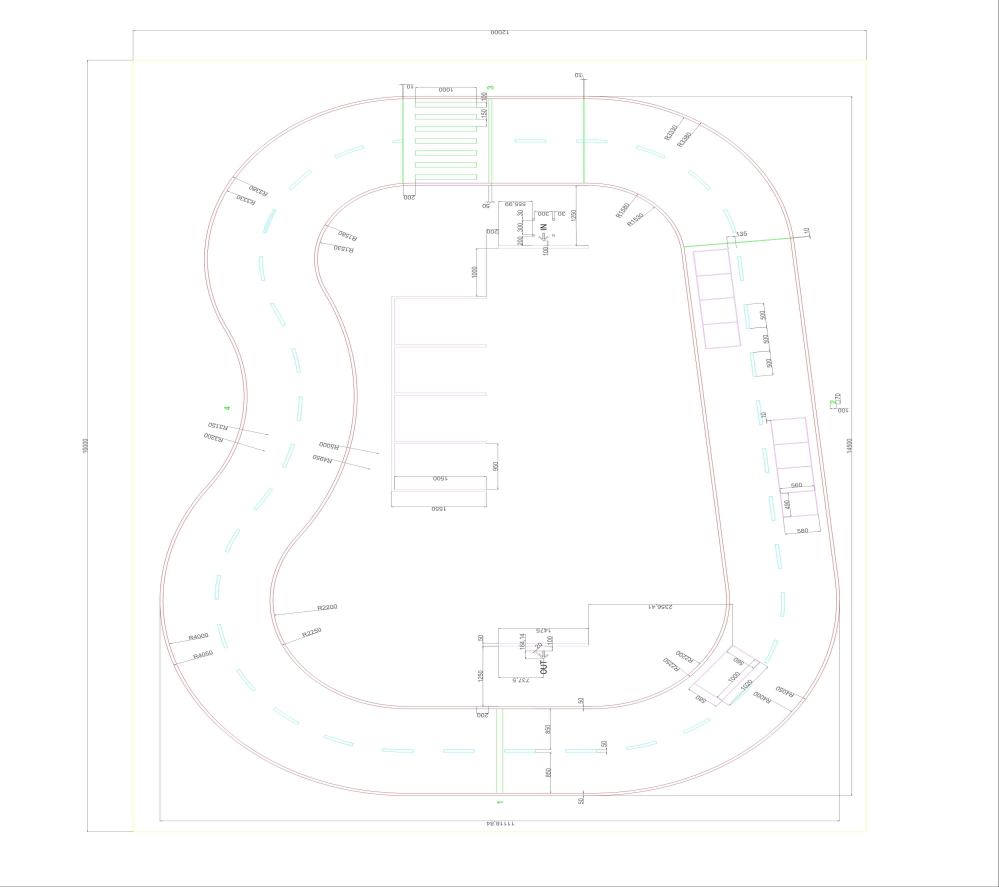
#> input picture circuit_blueprint.png, 3995 x 3548 px (shown at 1/4 size)
$ python fix_seed.py
#> lines starting #> are read from the running program, lines starting #| are printed output that depends on the picture; after the words box and inside, x2 and y2 are one past the last pixel; in counts of white or black regions, pixels touching at a corner belong together
#> in fix_seed, bgr is the input picture: shape (3548, 3995, 3); mean B, G, R 253.1, 253.4, 253.4
### carla_autodrive/track_yaml_pipeline/track_yaml_pipeline.py
#!/usr/bin/env python3
"""
image_to_track_yaml.py

CAD/JPG/PNG track drawing -> dense track.yaml generator.

Core idea
---------
1. Segment the target boundary line from the image.  Default is the red/pink track line.
2. Build an initial coarse path at roughly `coarse_spacing_mm` spacing.
   - Preferred: read a seed YAML containing centerline.control_points or centerline.points.
   - Fallback: pick a large red contour from the image.
3. Recursively refine each segment:
   - For endpoints A,B, define a local oriented search rectangle centered at the Euclidean midpoint.
   - Search target-line pixels inside that rectangle.
   - Insert the target-line pixel closest to the half-distance midpoint.
   - Repeat until the segment length is <= target_spacing_mm.
4. Resample the refined polyline at target_spacing_mm and write YAML.

This is not a neural-network trainer.  It is a deterministic image-registration / active-contour style
pipeline that 'learns' the track geometry from one drawing.  If you later collect multiple corrected
masks, the `segment_target_line()` function is the part to replace with a trained segmentation model.
"""

from __future__ import annotations

import argparse
import datetime as _dt
import math
import os
from dataclasses import dataclass
from typing import Any, Dict, Iterable, List, Optional, Sequence, Tuple

import cv2
import numpy as np
import yaml

Point = Tuple[float, float]


@dataclass
class ImageFrame:
    """Mapping between image pixels and field coordinates in millimeters."""

    x0: float
    y0: float
    x1: float
    y1: float
    width_mm: float
    height_mm: float

    @property
    def sx(self) -> float:
        return self.width_mm / max(1e-9, self.x1 - self.x0)

    @property
    def sy(self) -> float:
        return self.height_mm / max(1e-9, self.y1 - self.y0)

    @property
    def mean_mm_per_px(self) -> float:
        return (abs(self.sx) + abs(self.sy)) * 0.5

    def px_to_mm(self, p: Point) -> Point:
        x, y = p
        return ((x - self.x0) * self.sx, (y - self.y0) * self.sy)

    def mm_to_px(self, p: Point) -> Point:
        x, y = p
        return (self.x0 + x / self.sx, self.y0 + y / self.sy)


@dataclass
class PipelineConfig:
    image_path: str
    output_yaml: str
    output_overlay: str
    seed_yaml: Optional[str]
    field_width_mm: float
    field_height_mm: float
    road_width_mm: float
    target_spacing_mm: float = 10.0
    coarse_spacing_mm: float = 1000.0
    reference: str = "inner"  # inner | outer | largest | smallest
    frame_rect_px: Optional[Tuple[float, float, float, float]] = None
    hsv_sat_min: int = 6
    hsv_val_min: int = 80
    red_delta: int = 4
    mask_dilate_px: int = 3
    search_width_factor: float = 1.0
    snap_radius_mm: float = 80.0
    smoothing_passes: int = 1
    keep_elements_from_seed: bool = True
    output_precision: int = 1
    skip_refinement: bool = False


# -----------------------------------------------------------------------------
# Basic geometry
# -----------------------------------------------------------------------------


# [13 lines left out: functions _as_array, polyline_lengths, not called in this run]


def polyline_length(points: Sequence[Point], closed: bool = True) -> float:
    return float(polyline_lengths(points, closed=closed).sum())


# [115 lines left out: functions order_points_by_nearest_neighbor, resample_polyline, chaikin_smooth, catmull_rom_closed, not called in this run]


# -----------------------------------------------------------------------------
# Image segmentation / calibration
# -----------------------------------------------------------------------------


def segment_target_line(bgr: np.ndarray, cfg: PipelineConfig) -> np.ndarray:
    """Segment pale red/pink CAD track boundary lines."""
    hsv = cv2.cvtColor(bgr, cv2.COLOR_BGR2HSV)
#> hsv: shape (3548, 3995, 3); mean H, S, V 7, 1, 253.7
    rgb = cv2.cvtColor(bgr, cv2.COLOR_BGR2RGB)
    r, g, b = rgb[:, :, 0], rgb[:, :, 1], rgb[:, :, 2]

    # HSV red wraps around 0/180.  The CAD line is pale, so saturation threshold must be low.
    red_hue = (hsv[:, :, 0] < 10) | (hsv[:, :, 0] > 165)
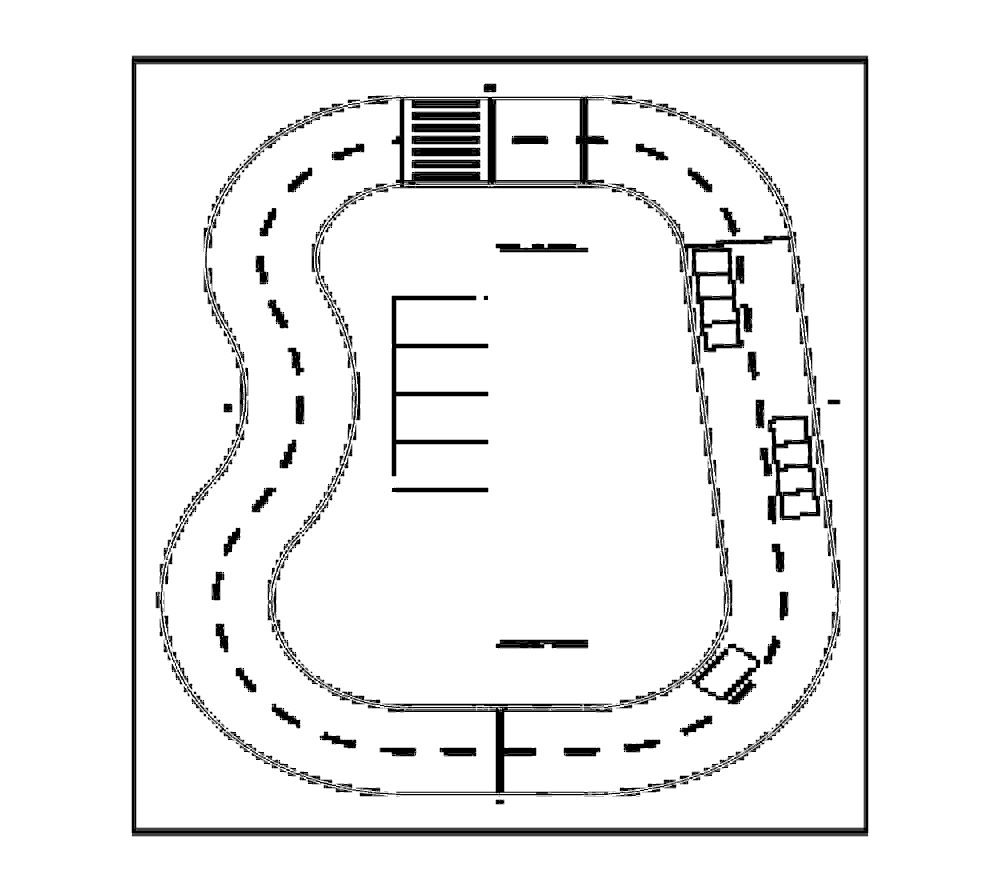
#> red_hue: shape (3548, 3995) bool (shown at 1/4 size); 93.5% white; 1417 black regions (868 under 20 px), largest, box (x1, y1, x2, y2) and area: (527, 228, 3473, 3334) 233491, (1440, 383, 2512, 753) 74412, (2608, 811, 3356, 2608) 65045
    red_rgb_bias = (r.astype(np.int16) > g.astype(np.int16) + cfg.red_delta) & (
        r.astype(np.int16) > b.astype(np.int16) + cfg.red_delta
    )
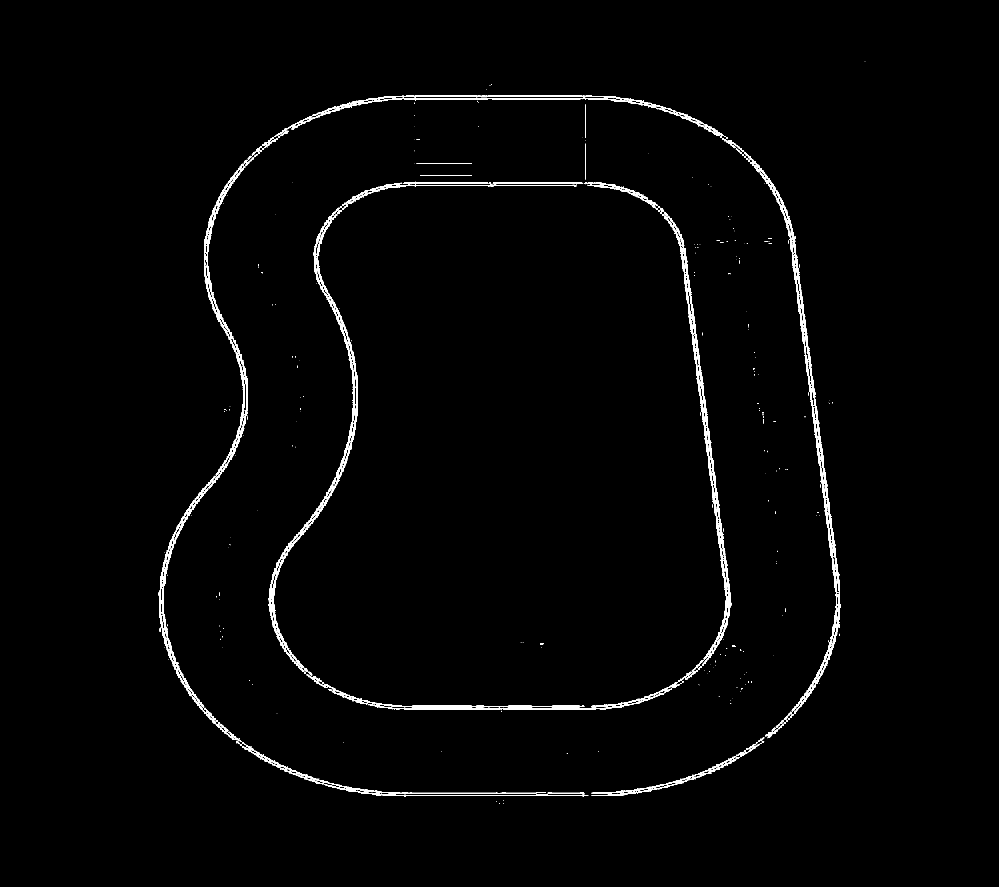
#> red_rgb_bias: shape (3548, 3995) bool (shown at 1/4 size); 1.3% white; 1343 white regions (1272 under 20 px), largest, box (x1, y1, x2, y2) and area: (2915, 560, 3361, 2854) 29955, (636, 655, 992, 2840) 29452, (1074, 825, 1432, 2703) 25509
    mask = red_hue & (hsv[:, :, 1] >= cfg.hsv_sat_min) & (hsv[:, :, 2] >= cfg.hsv_val_min) & red_rgb_bias
#> mask: shape (3548, 3995) bool; 1.1% white; 1566 white regions (1476 under 20 px), largest, box (x1, y1, x2, y2) and area: (637, 655, 992, 2840) 24586, (1075, 825, 1432, 2702) 21867, (2632, 825, 2921, 2664) 20044
    mask = mask.astype(np.uint8) * 255

    if cfg.mask_dilate_px > 0:
        k = int(max(1, cfg.mask_dilate_px))
        kernel = np.ones((k, k), np.uint8)
        mask = cv2.dilate(mask, kernel, iterations=1)
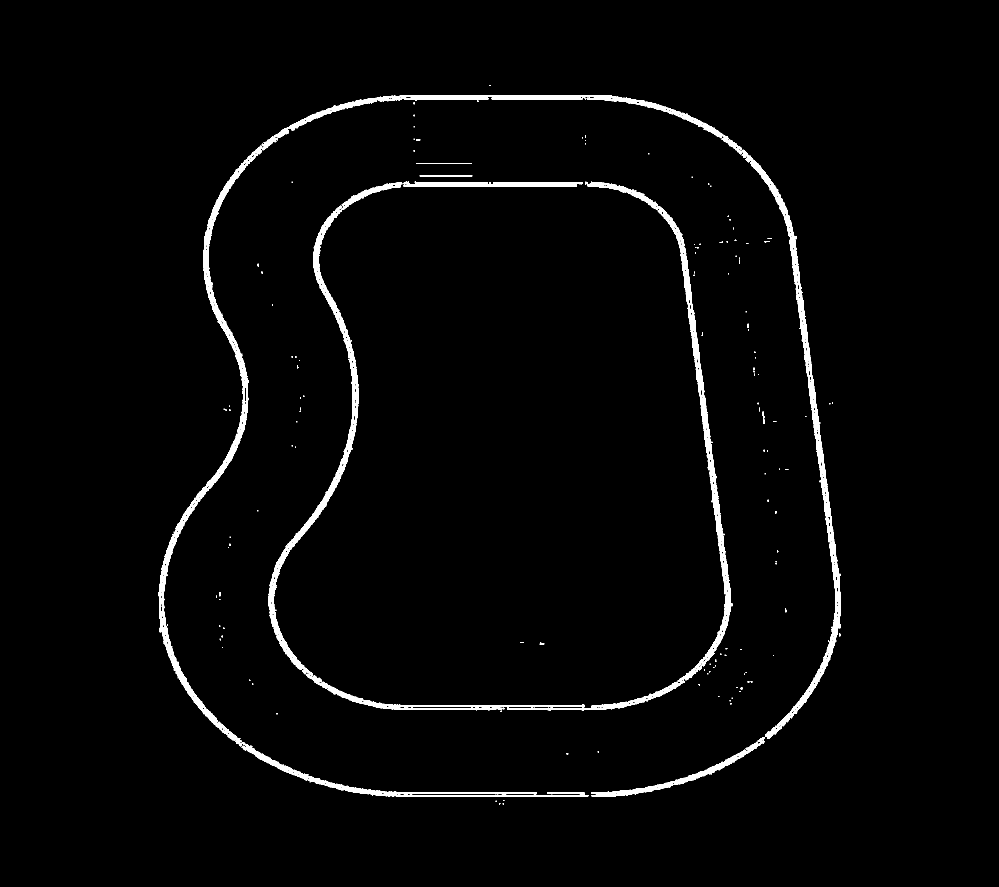
#> mask: shape (3548, 3995) (shown at 1/4 size); 1.9% white; 175 white regions (99 under 20 px), largest, box (x1, y1, x2, y2) and area: (1047, 382, 3361, 2954) 70061, (1224, 727, 2922, 2841) 59645, (632, 583, 1048, 2985) 47927
        mask = cv2.morphologyEx(mask, cv2.MORPH_CLOSE, kernel, iterations=1)
#> mask: shape (3548, 3995); 1.9% white; 150 white regions (85 under 20 px), largest, box (x1, y1, x2, y2) and area: (632, 382, 3361, 3186) 143460, (1073, 727, 2922, 2841) 105025, (2366, 2948, 3058, 3185) 12337
    return mask


def auto_detect_frame(bgr: np.ndarray, cfg: PipelineConfig, target_mask: Optional[np.ndarray] = None) -> ImageFrame:
    """Detect a useful image-to-mm frame.  The CLI can override this with --frame-rect-px."""
    h, w = bgr.shape[:2]
#> h = 3548; w = 3995
    if cfg.frame_rect_px is not None:
        x0, y0, x1, y1 = cfg.frame_rect_px
        return ImageFrame(x0, y0, x1, y1, cfg.field_width_mm, cfg.field_height_mm)

    # Robust default: use the bounding box of all non-white drawing content, expanded slightly.
    # This works on exported CAD screenshots where margins are white.
    gray = cv2.cvtColor(bgr, cv2.COLOR_BGR2GRAY)
    hsv = cv2.cvtColor(bgr, cv2.COLOR_BGR2HSV)
    nonwhite = (gray < 247) | (hsv[:, :, 1] > 12)
#> nonwhite: shape (3548, 3995) bool; 3.6% white; 7558 white regions (7454 under 20 px), largest, box (x1, y1, x2, y2) and area: (637, 288, 3410, 3304) 290922, (328, 118, 3472, 3332) 106927, (3024, 1600, 3284, 2138) 12756

    if target_mask is not None and cv2.countNonZero(target_mask) > 0:
        # Include target mask strongly, but keep frame based on full drawing so mm mapping is stable.
        nonwhite = nonwhite | (target_mask > 0)
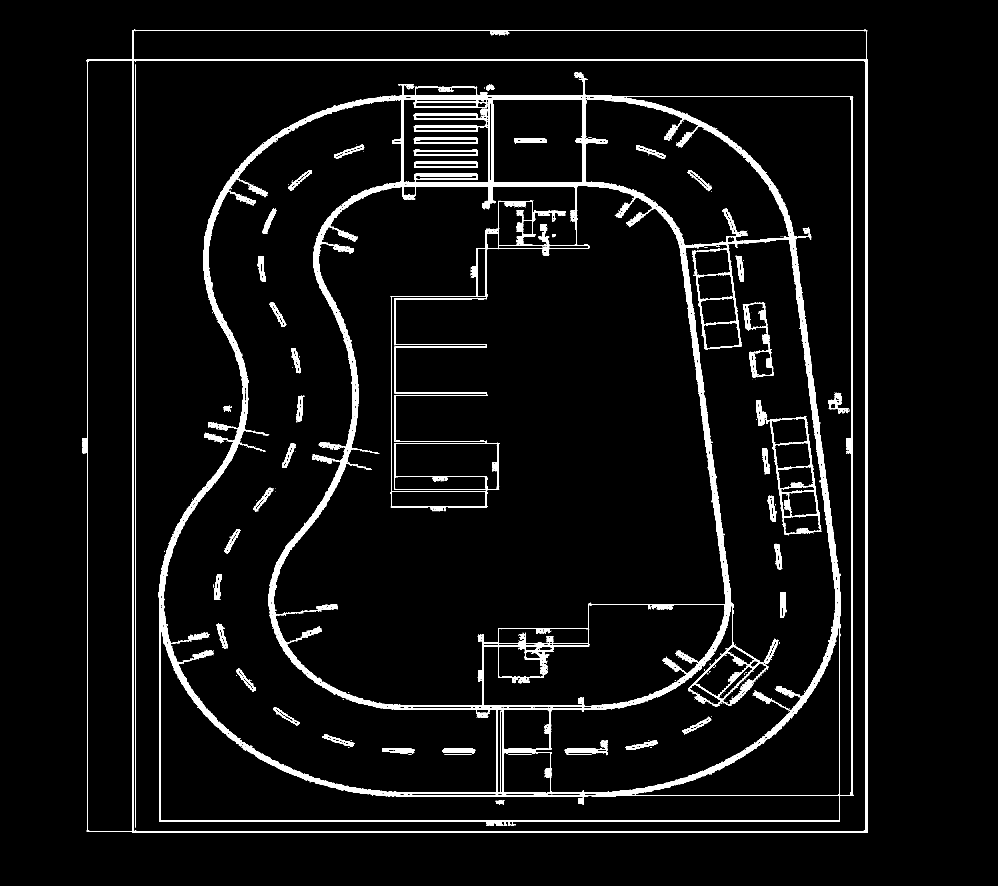
#> nonwhite: shape (3548, 3995) bool (shown at 1/4 size); 4.6% white; 4130 white regions (4035 under 20 px), largest, box (x1, y1, x2, y2) and area: (632, 288, 3410, 3304) 434508, (328, 118, 3472, 3332) 106927, (3024, 1600, 3284, 2138) 12987

    ys, xs = np.where(nonwhite)
    if len(xs) < 100:
        pad = 0
        return ImageFrame(pad, pad, w - 1 - pad, h - 1 - pad, cfg.field_width_mm, cfg.field_height_mm)

    x0, x1 = np.percentile(xs, [0.5, 99.5])
#> x0 = 349; x1 = 3994
    y0, y1 = np.percentile(ys, [0.5, 99.5])
#> y0 = 121; y1 = 3547

    # Try to prevent dimension text far outside the CAD frame from dominating.
    # Use red bbox if it is available and choose a padded box around it when it is more conservative.
    if target_mask is not None and cv2.countNonZero(target_mask) > 0:
        rys, rxs = np.where(target_mask > 0)
        rx0, rx1 = float(np.min(rxs)), float(np.max(rxs))
#> rx0 = 632; rx1 = 3360
        ry0, ry1 = float(np.min(rys)), float(np.max(rys))
#> ry0 = 340; ry1 = 3216
        pad_x = 0.18 * (rx1 - rx0)
#> pad_x = 491
        pad_y = 0.18 * (ry1 - ry0)
#> pad_y = 517.7
        bx0 = max(0.0, rx0 - pad_x)
#> bx0 = 141
        bx1 = min(float(w - 1), rx1 + pad_x)
#> bx1 = 3851
        by0 = max(0.0, ry0 - pad_y)
#> by0 = 0
        by1 = min(float(h - 1), ry1 + pad_y)
#> by1 = 3547
        # Use the tighter of the two boxes while ensuring target line remains inside.
        x0, x1 = max(0.0, min(x0, bx0)), min(float(w - 1), max(x1, bx1))
#> x0 = 141
        y0, y1 = max(0.0, min(y0, by0)), min(float(h - 1), max(y1, by1))
#> y0 = 0

    return ImageFrame(float(x0), float(y0), float(x1), float(y1), cfg.field_width_mm, cfg.field_height_mm)


# -----------------------------------------------------------------------------
# Seeds
# -----------------------------------------------------------------------------


# [80 lines left out: functions load_seed_yaml_points, choose_contour, auto_seed_from_contour, make_initial_coarse_points, not called in this run]


# -----------------------------------------------------------------------------
# Recursive midpoint refinement
# -----------------------------------------------------------------------------


def red_candidate_points(mask: np.ndarray) -> np.ndarray:
    ys, xs = np.where(mask > 0)
    if len(xs) == 0:
        return np.zeros((0, 2), dtype=np.float64)
    return np.column_stack([xs.astype(np.float64), ys.astype(np.float64)])


# [139 lines left out: functions nearest_mask_point_in_oriented_box, recursive_refine_segment, recursive_refine_loop, snap_points_to_mask, not called in this run]


# -----------------------------------------------------------------------------
# YAML / overlay output
# -----------------------------------------------------------------------------


def _round_point(p: Point, precision: int) -> Dict[str, float]:
    return {"x": round(float(p[0]), precision), "y": round(float(p[1]), precision)}


# [53 lines left out: function build_output_yaml, not called in this run]


def write_yaml(path: str, data: Dict[str, Any]) -> None:
    with open(path, "w", encoding="utf-8") as f:
        yaml.safe_dump(data, f, allow_unicode=True, sort_keys=False, width=120)


# [150 lines left out: functions draw_overlay, run_pipeline, parse_frame_rect, parse_args, main, not called in this run]


# [2 lines that do not run on import are left out]

### carla_autodrive/track_yaml_pipeline/fix_seed.py
import yaml
import cv2
import numpy as np
from track_yaml_pipeline import PipelineConfig, segment_target_line, auto_detect_frame, red_candidate_points

def fix_seed():
    cfg = PipelineConfig(
        image_path="../../circuit_blueprint.png",
        output_yaml="dummy.yaml",
        output_overlay="dummy.png",
        seed_yaml="track_seed.yaml",
        field_width_mm=16000.0,
        field_height_mm=12000.0,
        road_width_mm=850.0,
        reference="inner"
    )
    bgr = cv2.imread(cfg.image_path, cv2.IMREAD_COLOR)
    mask = segment_target_line(bgr, cfg)
    frame = auto_detect_frame(bgr, cfg, mask)
    candidates = red_candidate_points(mask)
#> candidates = 275622 pairs, first value 632 to 3360, second value 340 to 3216

    with open("track_seed.yaml", "r") as f:
        data = yaml.safe_load(f)

    points = data["centerline"]["control_points"]

    # Create a density map (count of red pixels in a 21x21 neighborhood)
    mask_float = (mask > 0).astype(np.float32)
    density_map = cv2.boxFilter(mask_float, -1, (21, 21), normalize=False)
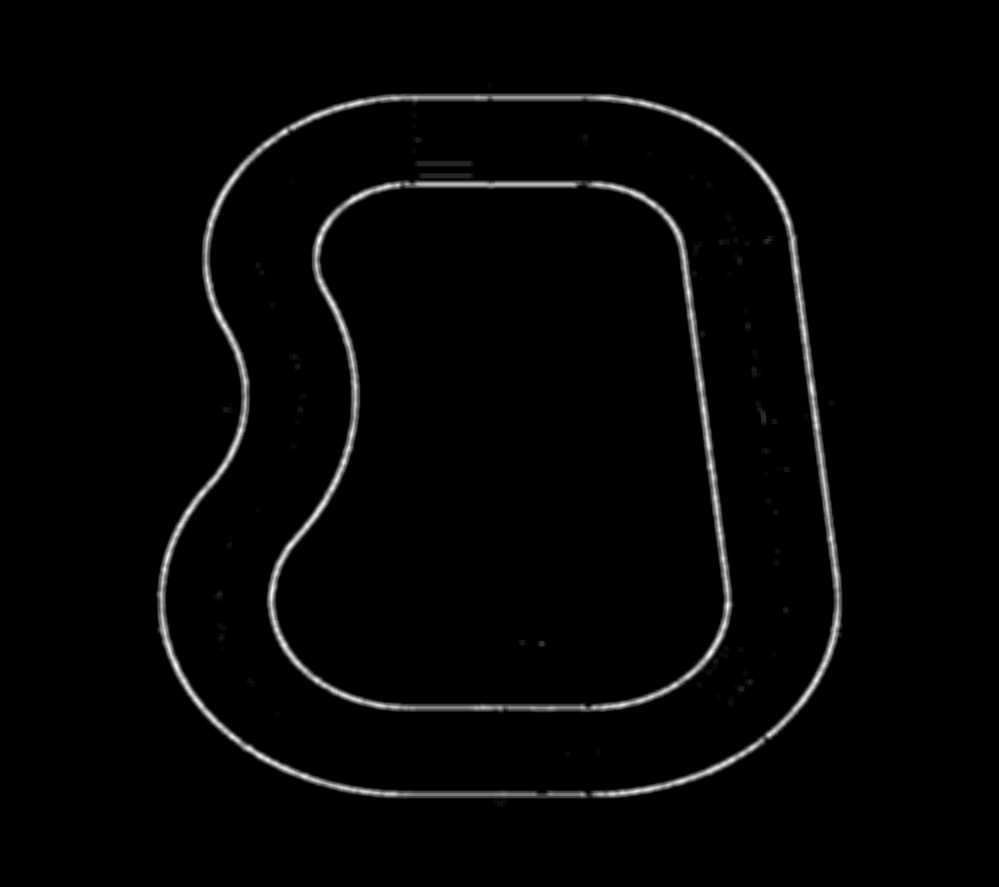
#> density_map: shape (3548, 3995) float32 (shown at 1/4 size); min 0, max 433, mean 8.6; drawn with min black and max white

    for pt in points:
        p_mm = (pt["x"], pt["y"])
        p_px = np.asarray(frame.mm_to_px(p_mm), dtype=np.float64)

        d2 = np.sum((candidates - p_px) ** 2, axis=1)
        valid_idx = np.where(d2 < 80**2)[0] # Search within 80px (about 250mm)

        if len(valid_idx) == 0:
            nearest = candidates[np.argmin(d2)]
        else:
            local_cands = candidates[valid_idx]
            cx = np.clip(np.round(local_cands[:, 0]).astype(int), 0, density_map.shape[1]-1)
            cy = np.clip(np.round(local_cands[:, 1]).astype(int), 0, density_map.shape[0]-1)
            densities = density_map[cy, cx]

            # Within 80px, pick the pixel with the absolute highest density
            # (i.e. the thickest part of the line)
            best_local_idx = np.argmax(densities)
            nearest = local_cands[best_local_idx]

        new_mm = frame.px_to_mm((nearest[0], nearest[1]))
        pt["x"] = float(round(new_mm[0], 1))
        pt["y"] = float(round(new_mm[1], 1))
#> this loop made 53 passes
#> (p_px, best_local_idx, new_mm) on passes 4, 6, 7, 9, 10, 13, 14, 15, 16, 18, 19, 20: ([1414, 795], 1412, (5298.8, 2686.2)), ([1312, 1184], 2244, (4933.4, 4113.9)), ([1319, 1224], 1505, (4933.4, 4113.9)), ([1213, 1583], 46, (4397.7, 5538.2)), ([1398, 1722], 1474, (5257.3, 5869.7)), ([1272, 2069], 1622, (4655.2, 6972.7)), ([1189, 2168], 2066, (4235.8, 7382)), ([1104, 2351], 1743, (3936.8, 7980.8)), ([1136, 2579], 1639, (4136.1, 8735.3)), ([1256, 2727], 1432, (4671.8, 9205.5)), ([1335, 2776], 1941, (5128.6, 9405.1)), ([1438, 2802], 254, (5128.6, 9405.1))
#> (best_local_idx, new_mm) on passes 1, 2, 3, 5, 8, 11: (875, (6395.1, 2483.2)), (976, (5859.4, 2520.4)), (1464, (5298.8, 2686.2)), (1643, (4709.2, 3268.1)), (58, (4352.1, 4946.2)), (1509, (5124.4, 6245.3))

    with open("track_seed.yaml", "w") as f:
        # Save as the same file to directly update the seed
        yaml.safe_dump(data, f, sort_keys=False)

if __name__ == "__main__":
    fix_seed()
